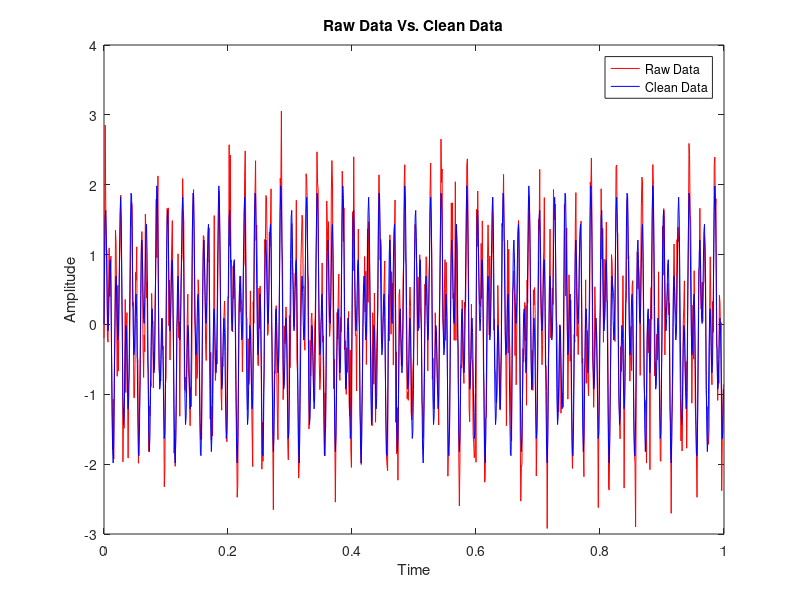
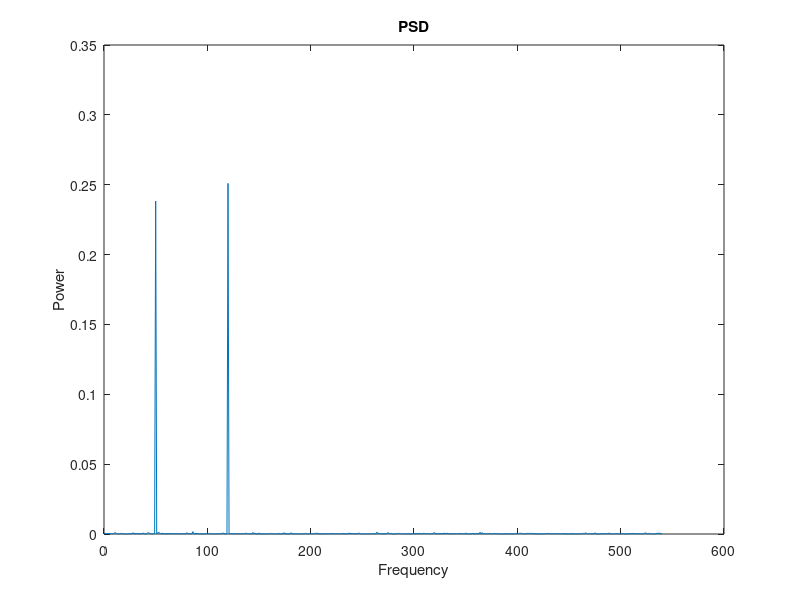
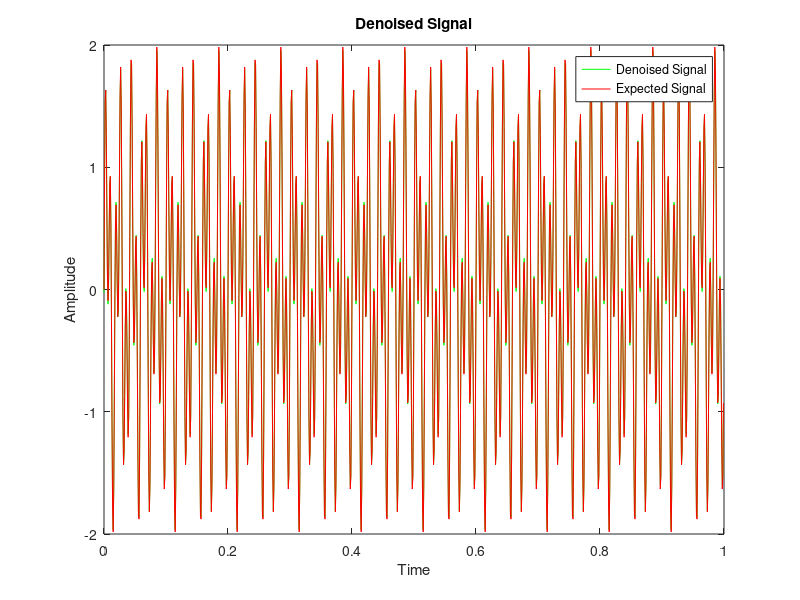

Write the MATLAB code that produced these figures, in order.
clc, clearvars, close all

startTime = 0;
endTime = 1;
Fs = 1080; %Sample rate
N = (endTime - startTime) * Fs;
freqRes = Fs/N;

freq1 = 120;
freq2 = 50;

t = (0:N-1)/Fs;

clean_function = sin(2 * pi * freq1 * t) + sin(2 * pi * freq2 * t);

% Add noise to the clean function
noise = 0.5 * randn(size(clean_function));
noisy_function = clean_function + noise;

figure(1)
plot(t,noisy_function,'r')
hold on
plot(t,clean_function,'b')
title('Raw Data Vs. Clean Data')
xlabel('Time')
ylabel('Amplitude')
legend('Raw Data', 'Clean Data')

fhat = fft(noisy_function);

frequency_axis = (0:N/2)*(freqRes);

PSD = abs(fhat/N).^2;
PSD = PSD(1:N/2 + 1);

figure(2)
plot(frequency_axis,PSD);
title('PSD')
xlabel('Frequency')
ylabel('Power')

fhat_filtered = fhat;

threshold = 0.1*max(abs(fhat));

fhat_filtered = fhat .* (abs(fhat) > threshold);

denoised_function = ifft(fhat_filtered);

figure(3)
plot(t, real(denoised_function), 'g')
hold on
plot(t, clean_function, 'r')
title('Denoised Signal')
xlabel('Time')
ylabel('Amplitude')
legend('Denoised Signal', 'Expected Signal')
